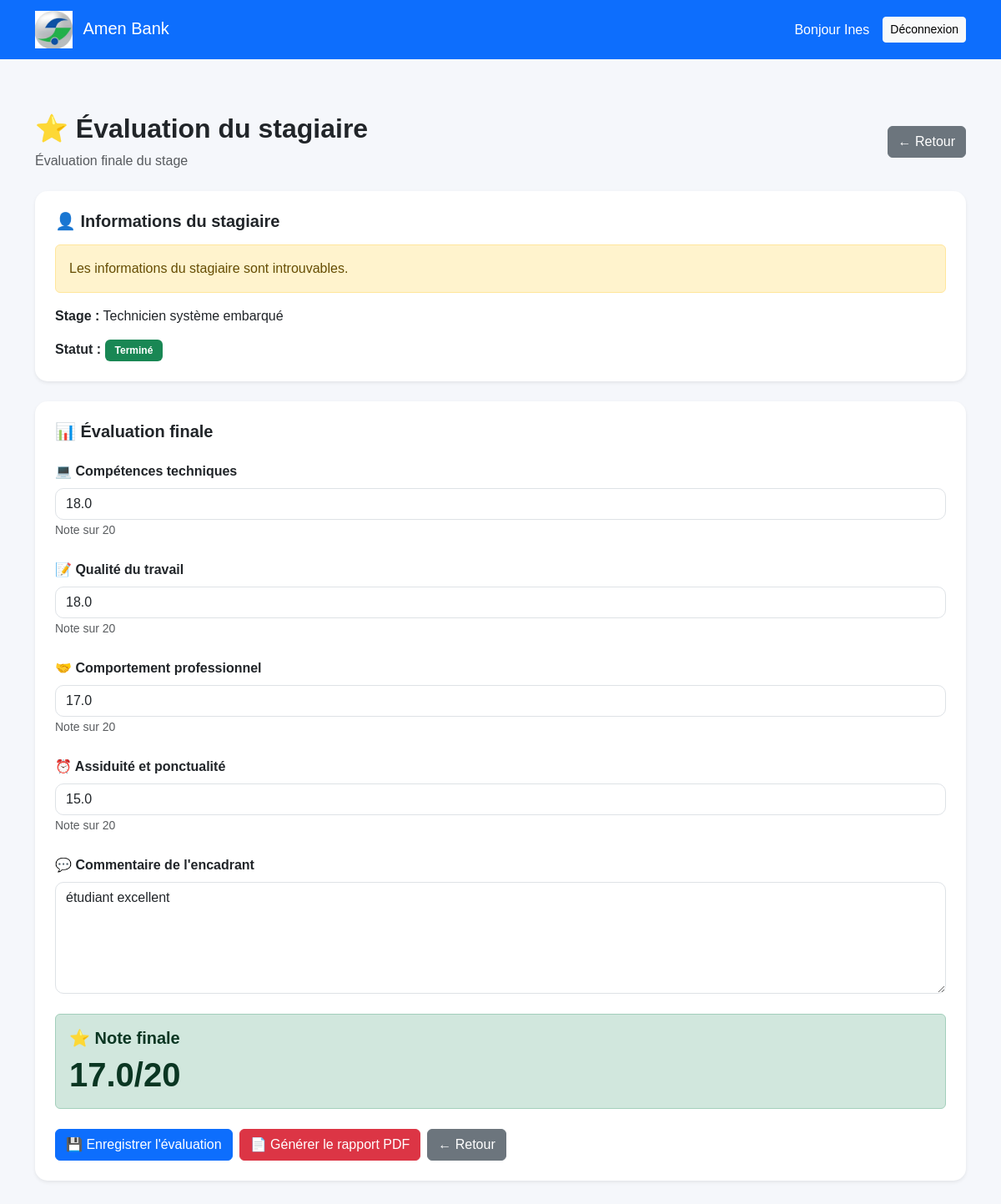
/supervisor/internship/3/evaluation (signed in), run on the app's committed database.
### models/user.py (models this page shows)
class User(db.Model):
    id = db.Column(db.Integer, primary_key=True)
    nom = db.Column(db.String(100))
    prenom = db.Column(db.String(100))
    email = db.Column(db.String(150), unique=True)
    password = db.Column(db.String(255))
    role = db.Column(db.String(30))

### models/intership.py (models this page shows)
class Intership(db.Model):
    __tablename__ = "intership"
    id = db.Column(
        db.Integer,
        primary_key=True
    )
    student_id = db.Column(
        db.Integer,
        db.ForeignKey("student.id"),
        nullable=False
    )
    supervisor_id = db.Column(
        db.Integer,
        db.ForeignKey("supervisor.id"),
        nullable=True
    )
    titre = db.Column(
        db.String(200),
        nullable=True
    )
    date_debut = db.Column(
        db.Date,
        nullable=True
    )
    date_fin = db.Column(
        db.Date,
        nullable=True
    )
    statut = db.Column(
        db.String(50),
        default="En cours"
    )
    objectifs = db.Column(
        db.Text,
        nullable=True
    )
    remarques = db.Column(
        db.Text,
        nullable=True
    )
    evaluation = db.Column(
        db.Text,
        nullable=True
    )
    student = db.relationship(
        "Student",
        backref="internships"
    )
    supervisor = db.relationship(
        "Supervisor",
        back_populates="internships"
    )
    tasks = db.relationship(
        "Task",
        back_populates="internship",
        cascade="all, delete-orphan",
        lazy=True
    )
    evaluation = db.relationship(
    "Evaluation",
    back_populates="internship",
    uselist=False,
    cascade="all, delete-orphan"
)

### models/evaluation.py (models this page shows)
class Evaluation(db.Model):
    __tablename__ = "evaluation"
    id = db.Column(
        db.Integer,
        primary_key=True
    )
    internship_id = db.Column(
        db.Integer,
        db.ForeignKey("intership.id"),
        nullable=False
    )
    supervisor_id = db.Column(
        db.Integer,
        db.ForeignKey("supervisor.id"),
        nullable=False
    )
    student_id = db.Column(
        db.Integer,
        db.ForeignKey("student.id"),
        nullable=False
    )
    note_technique = db.Column(
        db.Float
    )
    note_travail = db.Column(
        db.Float
    )
    note_comportement = db.Column(
        db.Float
    )
    note_assiduite = db.Column(
        db.Float
    )
    note_finale = db.Column(
        db.Float
    )
    commentaire = db.Column(
        db.Text
    )
    internship = db.relationship(
        "Intership",
        back_populates="evaluation"
    )
    supervisor = db.relationship(
        "Supervisor"
    )
    student = db.relationship(
        "Student"
    )

### app.py (the view, shortened to what this page needs)
@app.route(
    "/supervisor/internship/<int:internship_id>/evaluation",
    methods=["GET", "POST"]
)
def supervisor_evaluation(internship_id):
    if "user_id" not in session:
        return redirect(url_for("login"))
    user = User.query.get(session["user_id"])
    if not user or user.role != "supervisor":
        flash("Accès non autorisé.", "danger")
        return redirect(url_for("login"))
    supervisor = Supervisor.query.filter_by(
        user_id=user.id
    ).first()
    internship = Intership.query.filter_by(
        id=internship_id,
        supervisor_id=supervisor.id
    ).first()
    student = internship.student
    evaluation = Evaluation.query.filter_by(
        internship_id=internship.id,
        supervisor_id=supervisor.id,
        student_id=internship.student_id
    ).first()
    return render_template(
        "supervisor/evaluation.html",
        user=user,
        supervisor=supervisor,
        internship=internship,
        student=student,
        evaluation=evaluation
    )

### app.py (called while the page is built)
@app.context_processor
def inject_notifications():
    if session.get("user_id"):
        unread_notifications = Notification.query.filter_by(
            user_id=session.get("user_id"),
            lu=False
        ).count()
    else:
        unread_notifications = 0
    return {
        "unread_notifications": unread_notifications
    }

@app.context_processor
def inject_student_chat_data():
    unread_messages = 0
    student_internship = None
    if session.get("user_id"):
        user_id = session.get("user_id")
        unread_messages = Message.query.filter_by(
            receiver_id=user_id,
            lu=False
        ).count()
        student = Student.query.filter_by(
            user_id=user_id
        ).first()
        if student:
            student_internship = Intership.query.filter(
                Intership.student_id == student.id,
                Intership.supervisor_id.isnot(None)
            ).first()
    return {
        "unread_messages": unread_messages,
        "student_internship": student_internship
    }

@app.context_processor
def inject_unread_messages():
    unread_messages = 0
    if session.get("user_id"):
        user_id = session.get("user_id")
        unread_messages = Message.query.filter_by(
            receiver_id=user_id,
            lu=False
        ).count()
    return {
        "unread_messages": unread_messages
    }

### template/supervisor/evaluation.html (shortened to what this page needs)
{% extends 'base2.html' %}
{% block content %}
<div class="container py-5">
<div class="d-flex justify-content-between align-items-center mb-4">
    <div>
        <h2 class="fw-bold">
            ⭐ Évaluation du stagiaire
        </h2>
        <p class="text-muted mb-0">
            Évaluation finale du stage
        </p>
    </div>
    <a
        href="{{ url_for('supervisor_dashboard') }}"
        class="btn btn-secondary"
    >
        ← Retour
    </a>
</div>
<div class="card border-0 shadow-sm mb-4">
    <div class="card-body p-4">
        <h5 class="fw-bold mb-3">
            👤 Informations du stagiaire
        </h5>
        {% if student and student.user %}
            <p>
                <strong>Nom et prénom :</strong>
                {{ student.user.prenom }}
                {{ student.user.nom }}
            </p>
            <p>
                <strong>Email :</strong>
                {{ student.user.email }}
            </p>
        {% else %}
            <div class="alert alert-warning">
                Les informations du stagiaire sont introuvables.
            </div>
        {% endif %}
        <p>
            <strong>Stage :</strong>
            {{ internship.titre or "Stage" }}
        </p>
        <p class="mb-0">
            <strong>Statut :</strong>
            <span class="badge bg-success">
                Terminé
            </span>
        </p>
    </div>
</div>
<div class="card border-0 shadow-sm mb-4">
    <div class="card-body p-4">
        <h5 class="fw-bold mb-4">
            📊 Évaluation finale
        </h5>
        <form
            method="POST"
            action="{{ url_for(
                'supervisor_evaluation',
                internship_id=internship.id
            ) }}"
        >
            <div class="mb-4">
                <label class="form-label fw-bold">
                    💻 Compétences techniques
                </label>
                <input
                    type="number"
                    name="note_technique"
                    class="form-control"
                    min="0"
                    max="20"
                    step="0.5"
                    value="{{ evaluation.note_technique if evaluation else '' }}"
                    required
                >
                <small class="text-muted">
                    Note sur 20
                </small>
            </div>
            <div class="mb-4">
                <label class="form-label fw-bold">
                    📝 Qualité du travail
                </label>
                <input
                    type="number"
                    name="note_travail"
                    class="form-control"
                    min="0"
                    max="20"
                    step="0.5"
                    value="{{ evaluation.note_travail if evaluation else '' }}"
                    required
                >
                <small class="text-muted">
                    Note sur 20
                </small>
            </div>
            <div class="mb-4">
                <label class="form-label fw-bold">
                    🤝 Comportement professionnel
                </label>
                <input
                    type="number"
                    name="note_comportement"
                    class="form-control"
                    min="0"
                    max="20"
                    step="0.5"
                    value="{{ evaluation.note_comportement if evaluation else '' }}"
                    required
                >
                <small class="text-muted">
                    Note sur 20
                </small>
            </div>
            <div class="mb-4">
                <label class="form-label fw-bold">
                    ⏰ Assiduité et ponctualité
                </label>
                <input
                    type="number"
                    name="note_assiduite"
                    class="form-control"
                    min="0"
                    max="20"
                    step="0.5"
                    value="{{ evaluation.note_assiduite if evaluation else '' }}"
                    required
                >
                <small class="text-muted">
                    Note sur 20
                </small>
            </div>
            <div class="mb-4">
                <label class="form-label fw-bold">
                    💬 Commentaire de l'encadrant
                </label>
                <textarea
                    name="commentaire"
                    class="form-control"
                    rows="5"
                    placeholder="Saisir une appréciation générale sur le stagiaire..."
                >{{ evaluation.commentaire if evaluation else '' }}</textarea>
            </div>
            {% if evaluation %}
                <div class="alert alert-success">
                    <h5 class="fw-bold">
                        ⭐ Note finale
                    </h5>
                    <div class="display-6 fw-bold">
                        {{ evaluation.note_finale }}/20
                    </div>
                </div>
            {% endif %}
            <div class="d-flex flex-wrap gap-2 mt-4">
                <button
                    type="submit"
                    class="btn btn-primary"
                >
                    💾 Enregistrer l'évaluation
                </button>
                {% if evaluation %}
                    <a
                        href="{{ url_for(
                            'supervisor_evaluation_pdf',
                            internship_id=internship.id
                        ) }}"
                        class="btn btn-danger"
                        target="_blank"
                    >
                        📄 Générer le rapport PDF
                    </a>
                {% endif %}
                <a
                    href="{{ url_for('supervisor_dashboard') }}"
                    class="btn btn-secondary"
                >
                    ← Retour
                </a>
            </div>
        </form>
    </div>
</div>
</div>
{% endblock %}

### template/base2.html (shortened to what this page needs)
<!DOCTYPE html>
<html lang="fr">
<head>
    <link
        href="https://cdn.jsdelivr.net/npm/bootstrap@5.3.3/dist/css/bootstrap.min.css"
        rel="stylesheet">
    <link
        rel="stylesheet"
        href="{{ url_for('static', filename='css/css.css') }}">
</head>
<body>
    <nav class="navbar navbar-expand-lg navbar-dark bg-primary"  >
        <div class="container">
             <a href="{{ url_for('login') }}" class="navbar-brand">
    <img src="{{ url_for('static', filename='assets/img/amen-bank.jpg') }}"
         alt="Amen Bank"
         style="height: 45px; width: auto;"
         class="me-2">
           <span>Amen Bank</span>
</a>
            <div class="d-flex align-items-center">
                {% if session.get("user_id") %}
                    <span class="text-white me-3">
                        Bonjour {{ session.get("prenom") }}
                    </span>
                    <a href="{{ url_for('logout') }}"
                       class="btn btn-light btn-sm">
                        Déconnexion
                    </a>
                {% endif %}
            </div>
        </div>
    </nav>
    <main>
        {% block content %}
        {% endblock %}
    </main>
</body>
</html>

### static/css/css.css (style rules this page uses)
body { background-color: #f5f7fb; font-family: Arial, sans-serif; }

### template/supervisor/evaluation.html (style rules this page uses)
.card { border-radius: 15px; }
.form-control { border-radius: 10px; }
.badge { padding: 7px 12px; }

### data on the page
User: get "Ines"
Intership: titre "Technicien système embarqué"
Evaluation: note_technique "18.0", note_travail "18.0", note_comportement "17.0", note_assiduite "15.0", commentaire "étudiant excellent", note_finale "17.0"
